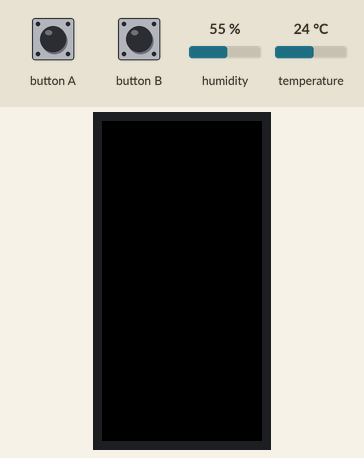
This sketch was run on a simulated ESP32. Parts: 160×80 colour display. Wiring (inferred from the names in the program): SHT3x sensor at I2C address 0x44. The test bench sets the inputs (shaded band); at power-on: humidity 55 %, temperature 24 °C. What the sketch prints to the serial monitor is not drawn.

Above: at 1.3 s.
1.4 s: button A pressed for 0.15 s
At 2.9 s:
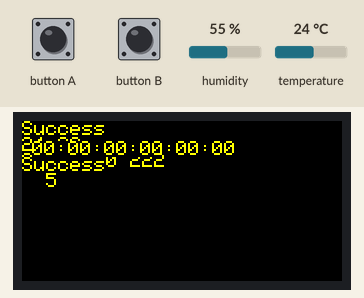
3.4 s: button A pressed for 1 s
At 4.4 s:
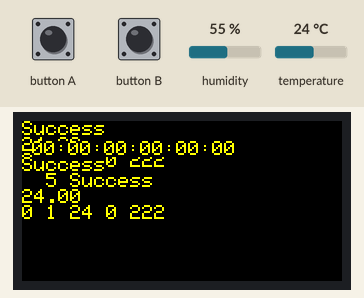
Timing chart, 0 to 6.4 s (numbered marks = the images above; inputs shaded):
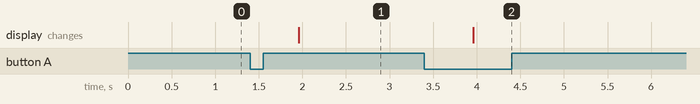

Measured:
- after the input at 1.4 s, the display: changes after 0.56 s (image 1)
- after the input at 3.4 s, the display: changes after 0.56 s (image 2)

The sketch:

sendEnvData.ino
```cpp
//送信側（マスター）
#include <M5StickC.h>
#include <esp_now.h>

#include <WiFi.h>
#include <Wire.h>

#include "Adafruit_Sensor.h"

#include "SHT3X.h"   //M5Stack用環境センサユニット ver.2
#include <Adafruit_BMP280.h>

uint8_t ReceiveAddress[] = { 0x94, 0xB9, 0x7E, 0x92, 0xE7, 0xCC }; // 受信機のMACアドレスに書き換える macアドレスはM5.Lcd.println(WiFi.macAddress())で確認する
//uint8_tのため0~255までしか送れない

float tmp = 0.0;      //温度変数
float hum = 0.0;      //湿度変数
int i=0;
SHT3X sht30;        //M5Stack用環境センサユニット ver.2
Adafruit_BMP280 bme;


void onSend(const uint8_t* mac_addr, esp_now_send_status_t status)//送信が完了
{
    char macStr[18];
    snprintf(macStr, sizeof(macStr), "%02X:%02X:%02X:%02X:%02X:%02X",
        mac_addr[0], mac_addr[1], mac_addr[2], mac_addr[3], mac_addr[4], mac_addr[5]);

    //M5.Lcd.fillScreen(BLACK);
    M5.Lcd.setCursor(5, 10);
    M5.Lcd.println(macStr); //受信機のmacアドレスを表示
    M5.Lcd.println(status == ESP_NOW_SEND_SUCCESS ? "Success" : "Failed");//送信成功or失敗を表示
}


void setup()
{
    M5.begin();
    Wire.begin();               // I2Cを初期化する
    M5.Lcd.setRotation(1);  //LCDを横向きに
    M5.Lcd.fillScreen(BLACK);//LCD黒で塗りつぶし
    M5.Lcd.setRotation(1);                        //テキストサイズを1に
    M5.Lcd.setTextColor(YELLOW,BLACK);            //テキストの色を黄色に変更

    WiFi.mode(WIFI_STA);                          //wifiモードをSTA（子機）モードに変更
    WiFi.disconnect();                            //WIFIから切断

    if (esp_now_init() == ESP_OK)                 //ESPNOWの初期化成功時
    {
        Serial.println("ESPNow Init Success");  //ESPNOW初期化成功
    }

    esp_now_peer_info_t peerInfo;
    memcpy(peerInfo.peer_addr, ReceiveAddress, 6);
    peerInfo.channel = 0;
    peerInfo.encrypt = false;

    if (esp_now_add_peer(&peerInfo) != ESP_OK)  //ペア追加が失敗したとき
    {
        Serial.println("Failed to add peer");
        return;
    }


    esp_now_register_send_cb(onSend);   //送信が完了したときのイベント
}

void loop()
{

    uint8_t data[5] = { 0 ,0, 0,0 , 222 }; //送信データ
    //float data[3] = { 0 ,0, ,222 }; //送信データ

    M5.update();        //ボタン情報の更新

    if ( M5.BtnA.wasPressed() )//LCD下部のボタンが押されたとき
    {
        if(sht30.get() == 0)
        {
            tmp = sht30.cTemp;              //温度取り込み
        }
        float decimal;

        if(tmp<0)//tmpがマイナスの時
        {
            data[1] = 0;
        }
        else
        {
            data[1] = 1;
        }

        data[2] = tmp; //送信データ
        data[3] = (tmp - (int)tmp)*100;//小数点以下を入れる処理tmp//小数点以下を送る
        esp_err_t result = esp_now_send(ReceiveAddress, data, sizeof(data));//データ送信(受信側のアドレス、符号、データ、データ（小数点以下）、データサイズ),送信ステータスの獲得

        Serial.print("Send Status: ");//送信状態の表示
        switch (result)
        {
        case ESP_OK:
            M5.Lcd.println("Success");              //成功
            break;
        case ESP_ERR_ESPNOW_NOT_INIT:
            M5.Lcd.println("ESPNOW not Init.");     //ESPNOWが初期化されていない
            break;
        case ESP_ERR_ESPNOW_ARG:
            M5.Lcd.println("Invalid Argument");     //無効な引数
            break;
        case ESP_ERR_ESPNOW_INTERNAL:
            M5.Lcd.println("Internal Error");       //内部エラー
            break;
        case ESP_ERR_ESPNOW_NO_MEM:
            M5.Lcd.println("ESP_ERR_ESPNOW_NO_MEM");//メモリー不足
            break;
        case ESP_ERR_ESPNOW_NOT_FOUND:
            M5.Lcd.println("Peer not found.");      //ペアが見つからない
            break;

        default:
            M5.Lcd.println("Not sure what happened");//不明
            break;
        }
      M5.Lcd.println(tmp);//環境センサのデータを表示
    for (int i = 0; i < 6; i++)//送信データの表示
    {
        M5.Lcd.print(data[i]);
        M5.Lcd.print(" ");
    }
    }


    delay(1);
}
```

SHT3X.cpp
```cpp
#include "SHT3X.h"

/* Motor()

*/
SHT3X::SHT3X(uint8_t address)
{
  Wire.begin();
  _address = address;
}


byte SHT3X::get()
{
  unsigned int data[6];

  // Start I2C Transmission(I2C伝送を開始します)
  Wire.beginTransmission(_address);
  // Send measurement command(//測定コマンドを送信します)
  Wire.write(0x2C);
  Wire.write(0x06);
  // Stop I2C transmission(I2C送信を停止します)
  if (Wire.endTransmission()!=0)
    return 1;

  delay(500);

  // Request 6 bytes of data（6バイトのデータを要求する）
  Wire.requestFrom(_address, 6);

  // Read 6 bytes of data（6バイトのデータを読み取る）
  // cTemp msb, cTemp lsb, cTemp crc, humidity msb, humidity lsb, humidity crc

  for (int i=0;i<6;i++)
  {
    data[i]=Wire.read();
  };

  delay(50);

  if (Wire.available()!=0)
    return 2;

  // Convert the data（データを変換する）
  cTemp = ((((data[0] * 256.0) + data[1]) * 175) / 65535.0) - 45; //摂氏温度の計算
  fTemp = (cTemp * 1.8) + 32;                                     //華氏温度の計算
  humidity = ((((data[3] * 256.0) + data[4]) * 100) / 65535.0);   //湿度の計算

  return 0;
}
```

SHT3X.h
```cpp
#ifndef __SHT3X_H
#define __HT3X_H


#if ARDUINO >= 100
 #include "Arduino.h"
#else
 #include "WProgram.h"
#endif

#include "Wire.h"

class SHT3X
{
public:
  SHT3X(uint8_t address=0x44);
  byte get(void);
  float cTemp = 0;
  float fTemp = 0;
  float humidity = 0;

private:
  uint8_t _address;

};


#endif
```
